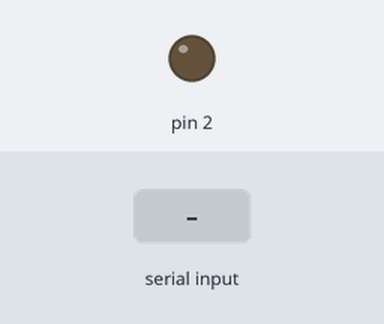
A sketch run on a simulated Arduino Uno, built with avr-gcc and run on an emulated ATmega328P. On the bench: output pins drawn as LEDs (lit = HIGH). Dashed ring = blinking. The inputs (shaded band) are chosen by the test bench.

Above: at 1.2 s.
1.3 s: "B" received over Serial
At 4.2 s:
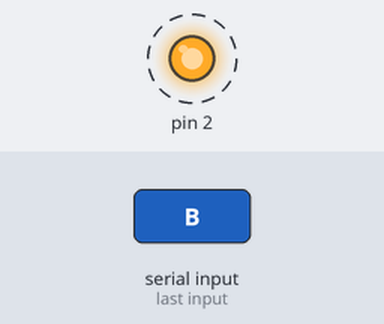
4.3 s: "A" received over Serial
At 5.4 s:
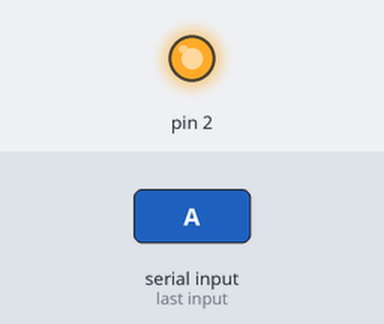
5.8 s: "S" received over Serial
At 6.2 s:
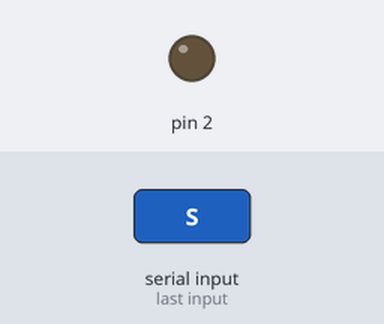
Timing chart, 0 to 8.8 s (numbered marks = the images above; inputs shaded):
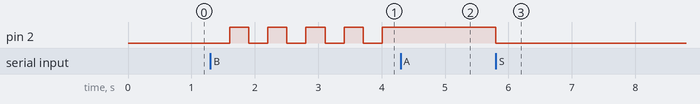

Measured:
- after the input at 1.3 s, pin 2: alternates HIGH for 0.30 s and LOW for 0.30 s, starting after 0.30 s
- after the input at 4.3 s, pin 2: stops changing and stays HIGH
- after the input at 5.8 s, pin 2: HIGH → LOW at once

The sketch:

actuator.ino
```cpp
enum State{
  A, B, C, D
};

State currentState = A;
State futureState = A;
uint64_t startmillis = 0;

bool timeout(uint64_t duration){
  if((millis() - startmillis) > duration){
    return true;
  }
  return false;
}

void setup() {
  Serial.begin(9600);
  pinMode(2,OUTPUT);
}

void loop() {
  if (Serial.available()) {
      // reading input
      int input;
      input = Serial.read();
      // state transition
      futureState = currentState;
      if((currentState == A) && (input == 'A')){
        futureState = B;
      }
      if((currentState == A) && (input == 'B')){
        futureState = C;
      }
      if((currentState == B) && (input == 'S')){
        futureState = A;
      }
      if((currentState == B) && (input == 'B')){
        futureState = C;
      }
      if((currentState == C) && (input == 'A')){
        futureState = B;
      }
      if((currentState == C) && (input == 'S')){
        futureState = A;
      }
      if((currentState == D) && (input == 'S')){
        futureState = A;
      }
      if((currentState == D) && (input == 'A')){
        futureState = B;
      }
    }
    if((currentState == C) && (timeout(300))){
        futureState = D;
    }
    if((currentState == D) && (timeout(300))){
        futureState = C;
    }
  //on-exit function
    if(currentState != futureState){

    }

    // on-entry action
    if(currentState != futureState){
      if((futureState == C) || (futureState == D)){
       startmillis = millis();
      }
    }

    if(currentState != futureState){
      currentState = futureState;

    if(currentState == A){
      digitalWrite(2, LOW);
    }
    if(currentState == B){
      digitalWrite(2, HIGH);
    }
    if(currentState == C){
    digitalWrite(2, LOW);
    }
    if(currentState == D){
     digitalWrite(2, HIGH);
    }
    }

}
```
